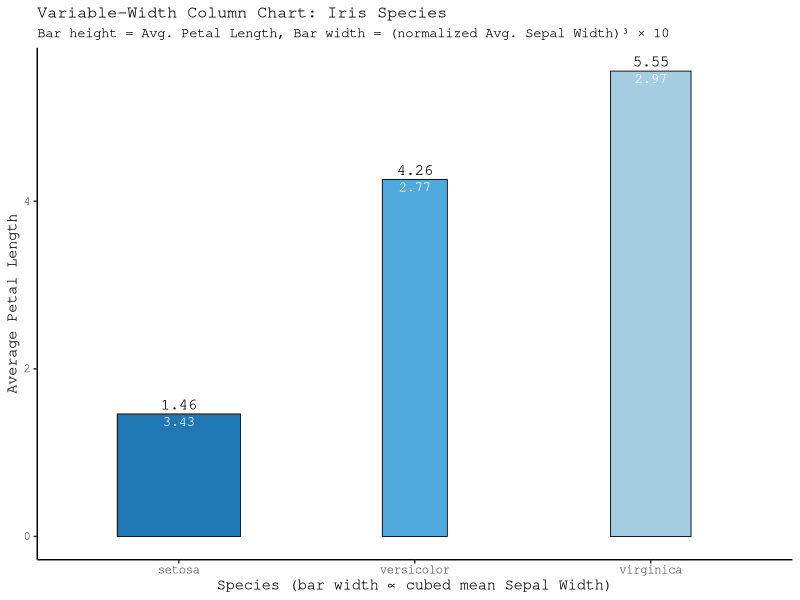
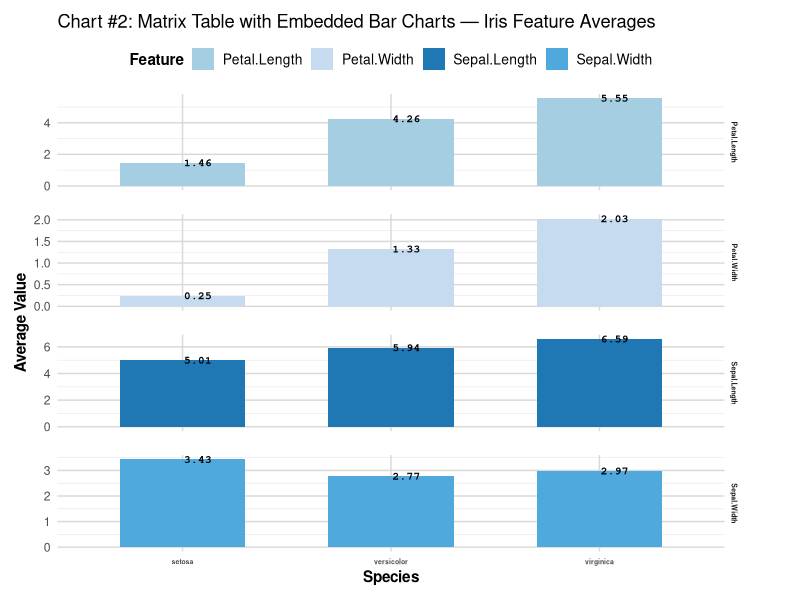
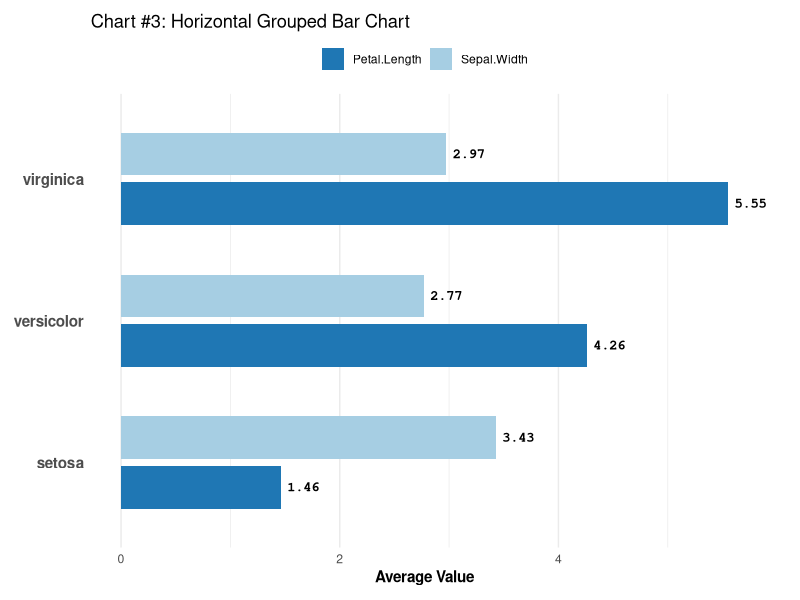
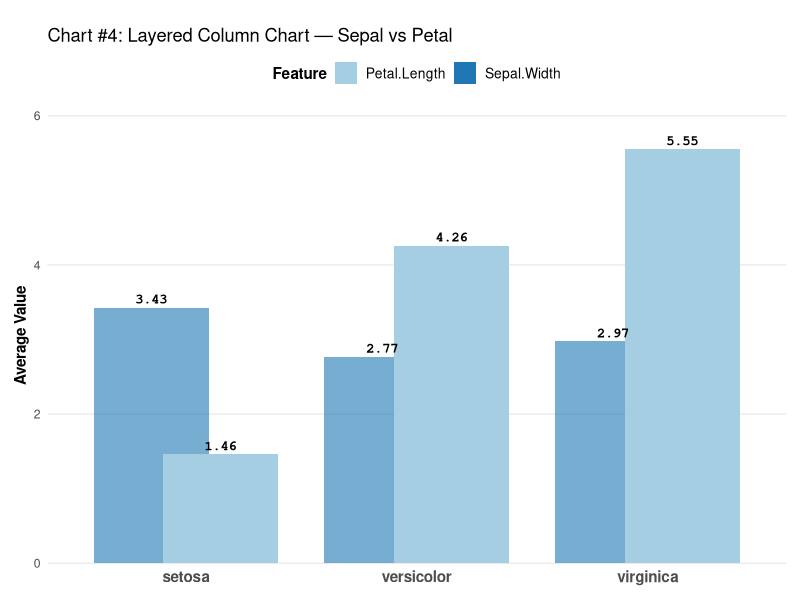

Write R code to recreate these figures, in order.
## ---- chunk 1
library(ggplot2)
library(dplyr)
data("iris")
iris_summary <- aggregate(cbind(Sepal.Width, Petal.Length) ~ Species, data = iris, FUN = mean)

iris_summary <- iris_summary %>%
  mutate(NormWidth = (Sepal.Width / sum(Sepal.Width))^3 * 10)

ggplot(iris_summary, aes(x = Species, y = Petal.Length)) +
  geom_col(aes(width = NormWidth, fill = Species), color = "black", linewidth = 0.3) +
  geom_text(aes(label = round(Petal.Length, 2)), vjust = -0.5, size = 4, family = "mono") +
  geom_text(aes(label = round(Sepal.Width, 2)), vjust = 1.5, size = 3.5, family = "mono", color = "white") +
  scale_fill_manual(values = c(
    setosa = "#1f77b4",
    versicolor = "#4fa9dc",
    virginica = "#a6cee3"
  )) +
  labs(
    title = "Variable-Width Column Chart: Iris Species",
    subtitle = "Bar height = Avg. Petal Length, Bar width = (normalized Avg. Sepal Width)³ × 10",
    x = "Species (bar width ∝ cubed mean Sepal Width)",
    y = "Average Petal Length"
  ) +
  theme_classic(base_family = "mono") +
  theme(
    legend.position = "none",
    plot.title = element_text(size = 12),
    plot.subtitle = element_text(size = 10)
  )

## ---- chunk 2
d <- aggregate(cbind(Sepal.Length, Sepal.Width, Petal.Length, Petal.Width) ~ Species, iris, mean)
d <- reshape(d, list(2:5), v.names = "Value", timevar = "Feature", times = names(d)[2:5], direction = "long")

ggplot(d, aes(x = Species, y = Value, fill = Feature)) +
  geom_col(width = 0.6) +
  geom_text(aes(label = round(Value, 2)), hjust = -0.05, size = 2.8, family = "mono", fontface = "bold", color = "black") +
  facet_grid(Feature ~ ., scales = "free") +
  scale_fill_manual(values = c(Sepal.Length = "#1f77b4", Sepal.Width = "#4fa9dc", Petal.Length = "#a6cee3", Petal.Width = "#c6dbef")) +
  labs(title = "Chart #2: Matrix Table with Embedded Bar Charts — Iris Feature Averages", x = "Species", y = "Average Value", fill = "Feature") +
  coord_cartesian(clip = "off") +
  theme_minimal(base_family = "sans") +
  theme(strip.text = element_text(face = "bold", size = 5),
        axis.text.x = element_text(face = "bold", size = 5),
        axis.title.x = element_text(face = "bold"),
        axis.title.y = element_text(face = "bold"),
        panel.grid.major = element_line(color = "gray85"),
        panel.spacing.y = unit(1.2, "lines"),
        plot.margin = margin(10, 40, 10, 10),
        legend.position = "top",
        legend.title = element_text(face = "bold"),
        legend.text = element_text(size = 10))

## ---- chunk 3
library(ggplot2)
data("iris")
d <- aggregate(cbind(Sepal.Width, Petal.Length) ~ Species, iris, mean)
d_long <- reshape(d, varying = list(names(d)[2:3]), v.names = "Value",
                  timevar = "Variable", times = names(d)[2:3], direction = "long")
ggplot(d_long, aes(x = Value, y = Species, fill = Variable)) +
  geom_col(position = position_dodge(0.7), width = 0.6) +
  geom_text(aes(label = round(Value, 2)), position = position_dodge(0.7),
            hjust = -0.2, size = 3.5, family = "mono", fontface = "bold", color = "black") +
  scale_fill_manual(values = c(Sepal.Width = "#a6cee3", Petal.Length = "#1f77b4")) +
  labs(title = "Chart #3: Horizontal Grouped Bar Chart", x = "Average Value", y = NULL) +
  coord_cartesian(clip = "off") +
  theme_minimal(base_family = "sans") +
  theme(axis.text.y = element_text(face = "bold", size = 11),
        axis.title.x = element_text(face = "bold"),
        legend.title = element_blank(),
        legend.position = "top",
        plot.margin = margin(10, 30, 10, 10),
        panel.grid.major.y = element_blank())

## ---- chunk 4
library(ggplot2); data("iris")

d <- aggregate(cbind(Sepal.Width, Petal.Length) ~ Species, iris, mean)
d <- reshape(d, list(2:3), v.names = "Value", timevar = "Variable",
             times = names(d)[2:3], direction = "long")
d$Layer <- d$Variable

ggplot(d, aes(x = Species, y = Value, fill = Layer)) +
  geom_col(position = position_nudge(x = ifelse(d$Layer == "Sepal.Width", -0.15, 0.15)),
           width = 0.5, alpha = ifelse(d$Layer == "Sepal.Width", 0.6, 1)) +
  geom_text(aes(label = round(Value, 2)),
            position = position_nudge(x = ifelse(d$Layer == "Sepal.Width", -0.15, 0.15)),
            vjust = -0.5, size = 3.5, family = "mono", fontface = "bold", color = "black") +
  scale_fill_manual(values = c(Sepal.Width = "#1f77b4", Petal.Length = "#a6cee3")) +
  scale_y_continuous(expand = expansion(mult = c(0, 0.1))) +
  coord_cartesian(clip = "off") +
  labs(title = "Chart #4: Layered Column Chart — Sepal vs Petal", x = NULL, y = "Average Value", fill = "Feature") +
  theme_minimal(base_family = "sans") +
  theme(axis.text.x = element_text(face = "bold", size = 11),
        axis.title.y = element_text(face = "bold"),
        panel.grid.major.x = element_blank(),
        panel.grid.minor = element_blank(),
        legend.position = "top",
        legend.title = element_text(face = "bold"),
        legend.text = element_text(size = 10),
        plot.margin = margin(t = 20, r = 10, b = 10, l = 10))
